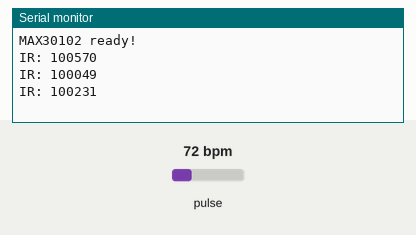
Bench run of a sketch on a simulated Arduino Uno, built with avr-gcc and run on an emulated ATmega328P. On the bench: the last lines printed to the serial monitor. The test bench sets the inputs (shaded band); at power-on: pulse 72 bpm.

Above: at 1.3 s.
1.4 s: pulse set to 42 bpm
At 1.9 s:
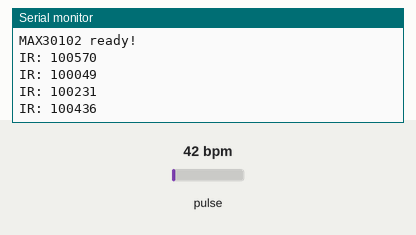
2.9 s: pulse set to 70 bpm
At 3.5 s:
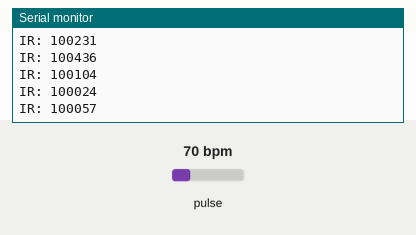
Timing chart, 0 to 5.9 s (numbered marks = the images above; inputs shaded):
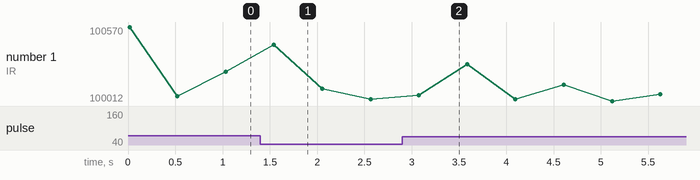

The sketch:

MAX30102_Test.ino
```cpp
#include <Wire.h>
#include "MAX30105.h"

MAX30105 particleSensor;

void setup() {
  Serial.begin(9600);
  if (!particleSensor.begin(Wire, I2C_SPEED_STANDARD)) {
    Serial.println("MAX30102 not found. Check wiring.");
    while (1);
  }
  Serial.println("MAX30102 ready!");
}

void loop() {
  long irValue = particleSensor.getIR();
  Serial.print("IR: "); Serial.println(irValue);
  delay(500);
}
```

Measured:
- after the input at 1.4 s, the serial monitor: prints a new line after 0.14 s (image 1)
- after the input at 2.9 s, the serial monitor: prints a new line after 0.18 s (image 2)
- plotted number 1: 100231 → 100024 after the input at 1.4 s, 100024 → 100014 after the input at 2.9 s
